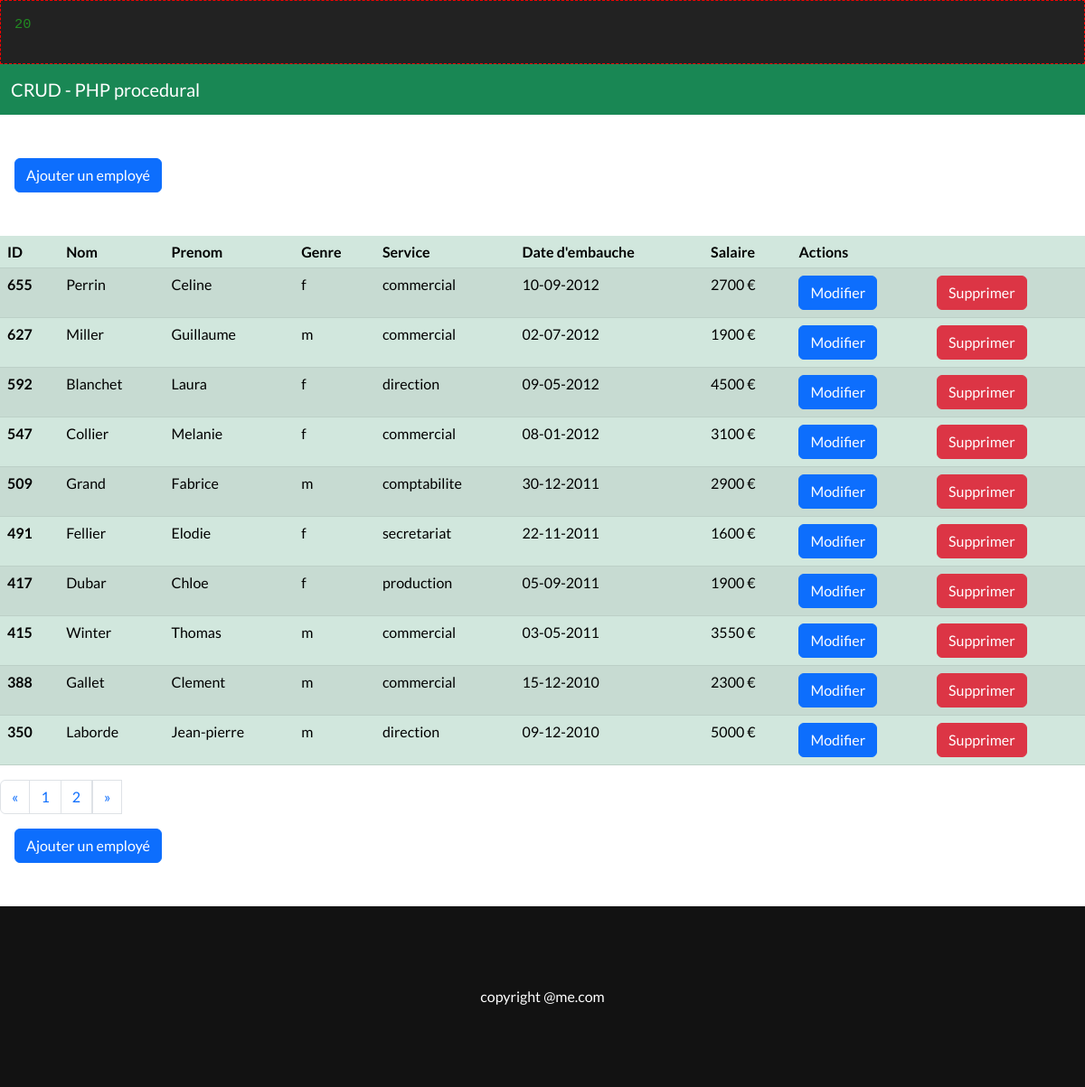
Screenshot of /?page=2 with the database file from the repository.
### tables this page shows
CREATE TABLE IF NOT EXISTS employes (

  id_employes INT(11) NOT NULL AUTO_INCREMENT,

  prenom VARCHAR(20) NOT NULL,

  nom VARCHAR(20) NOT NULL,

  sexe ENUM('m','f') NOT NULL,

  service VARCHAR(30) NOT NULL,

  date_embauche DATE NOT NULL,

  salaire INT(11) UNSIGNED NOT NULL,

  PRIMARY KEY (id_employes)

);

### includes/init.inc.php (called while the page is built, shortened)
<?php
include_once(ROOT_DIR . "includes/functions/functions.php");
$parPage = 10;

### index.php (the view, shortened to what this page needs)
<?php
include_once("./includes/init.inc.php");
try {
  $stmt = $pdo->query("SELECT COUNT(*) as nbr FROM employes");
} catch(PDOException $e) {
  afficheErreur($e->getMessage());
}
$res = $stmt->fetch();
$nbreEmployes = $res['nbr'];
if(isset($_GET['page']) && !empty($_GET['page'])){
  $currentPage = (int)$_GET['page'];
} else {
  $currentPage = 1;
}
$pages = ceil($nbreEmployes/$parPage);
$premier = ($currentPage * $parPage) - $parPage;
try {
    $stmt = $pdo->query("SELECT * FROM employes ORDER BY id_employes DESC LIMIT ". $premier . ", ". $parPage);
} catch(PDOException $e) {
    afficheErreur($e->getMessage());
}
$employes = $stmt->fetchAll();
include_once("./includes/header.php");
?>
<a href="./create.php">
<button type="button" class="btn btn-primary mt-5 ms-3">Ajouter un employé</button>
</a>
<table id="listeEmployes" class="table table-success table-striped mt-5">
<thead>
    <tr>
      <th scope="col">ID</th>
      <th scope="col">Nom</th>
      <th scope="col">Prenom</th>
      <th scope="col">Genre</th>
      <th scope="col">Service</th>
      <th scope="col">Date d'embauche</th>
      <th scope="col">Salaire</th>
      <th scope="col" colspan="2">Actions</th>
    </tr>
  </thead>
  <tbody>
    <?php foreach($employes as $k => $v): ?>
    <tr>
      <th scope="row"><?= $v['id_employes'] ?></th>
      <td><?= $v['nom'] ?></td>
      <td><?= $v['prenom']?></td>
      <td><?= $v['sexe'] ?></td>
      <td><?= $v['service'] ?></td>
      <td><?= convertDateMysqlToFr($v['date_embauche']) ?></td>
      <td><?= $v['salaire'] ?> €</td>
      <td><a href="./update.php?id=<?=$v['id_employes']?>"><button type="button" class="btn btn-primary">Modifier</button></a></td>
      <td>
        <a href="./index.php?action=delete&id=<?=$v['id_employes']?>&page=<?= $_SESSION['currentPage'] ?>">
          <button type="button" class="btn btn-danger">Supprimer</button>
        </a>
      </td>
    </tr>
    <?php endforeach ?>
  </tbody>
</table>
<nav aria-label="Page navigation example">
  <ul class="pagination">
    <li class="page-item <?= $currentPage === 1 ? "disabled" : "" ?>">
      <a class="page-link" href="./?page=<?= $currentPage -1 ?>" aria-label="Previous">
        <span aria-hidden="true">&laquo;</span>
      </a>
    </li>
    <?php for($page=1;$page <= $pages; $page++ ): ?>
      <li class="page-item">
        <a class="page-link" href="./?page=<?= $page ?>"><?= $page ?></a>
      </li>
    <?php endfor ?>
      <a class="page-link" href="<?= $currentPage === $page ? "disabled" : "" ?>" aria-label="Next">
        <span aria-hidden="true">&raquo;</span>
      </a>
  </ul>
</nav>
<a href="./create.php">
<button type="button" class="btn btn-primary mt-3 ms-3 mb-5">Ajouter un employé</button>
</a>
<?php
include_once("./includes/footer.php");
?>

### assets/css/components/global.css (style rules this page uses)
:root { --texte-principal: #000; --texte-secondaire: #c1c1c1; --texte-menu: #fff; --lien-principal: #000; --lien-secondaire: #1a1c23; --body-background: #fff; --footer-background: ##121212; --light-gray-bkg: #f1f1f1; --main-bkg: #fff; --button-color: #ffb85f; --content-width: 1400px; --border-mockup: 0; }
* { margin:0; padding:0; box-sizing: border-box; outline: none; }
html, body { height: 100%; min-height: 100vh; scroll-behavior: smooth; }
body { font-family: Lato, sans-serif; font-size: 100%; background: var(--body-background); color: var(--texte-principal); }
ul { margin-bottom: 0; }

### assets/css/components/main.css (style rules this page uses)
#listeEmployes { transition: 0.6s all ease-in-out; -webkit-transition: 0.6s all ease-in-out; -moz-transition: 0.6s all ease-in-out; -ms-transition: 0.6s all ease-in-out; -o-transition: 0.6s all ease-in-out; }

### assets/css/components/footer.css (style rules this page uses)
:root { --footer-background: #121212; --footer-color: #fff; }

### rows the page displays
employes: id_employes "655", nom "Perrin", prenom "Celine", sexe "f", service "commercial", date_embauche "10-09-2012", salaire "2700"
employes: id_employes "627", nom "Miller", prenom "Guillaume", sexe "m", service "commercial", date_embauche "02-07-2012", salaire "1900"
employes: id_employes "592", nom "Blanchet", prenom "Laura", sexe "f", service "direction", date_embauche "09-05-2012", salaire "4500"
employes: id_employes "547", nom "Collier", prenom "Melanie", sexe "f", service "commercial", date_embauche "08-01-2012", salaire "3100"
employes: id_employes "509", nom "Grand", prenom "Fabrice", sexe "m", service "comptabilite", date_embauche "30-12-2011", salaire "2900"
employes: id_employes "491", nom "Fellier", prenom "Elodie", sexe "f", service "secretariat", date_embauche "22-11-2011", salaire "1600"
employes: id_employes "417", nom "Dubar", prenom "Chloe", sexe "f", service "production", date_embauche "05-09-2011", salaire "1900"
employes: id_employes "415", nom "Winter", prenom "Thomas", sexe "m", service "commercial", date_embauche "03-05-2011", salaire "3550"
employes: id_employes "388", nom "Gallet", prenom "Clement", sexe "m", service "commercial", date_embauche "15-12-2010", salaire "2300"
employes: id_employes "350", nom "Laborde", prenom "Jean-pierre", sexe "m", service "direction", date_embauche "09-12-2010", salaire "5000"

### other values shown
$html "20"
